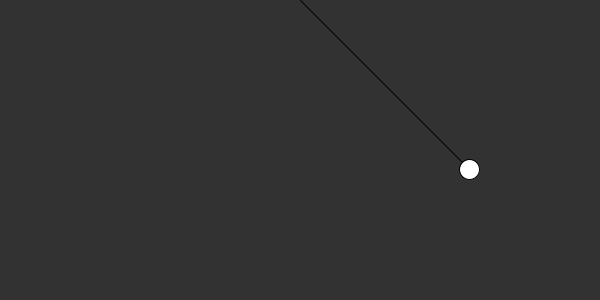
Frame 1 (no input)
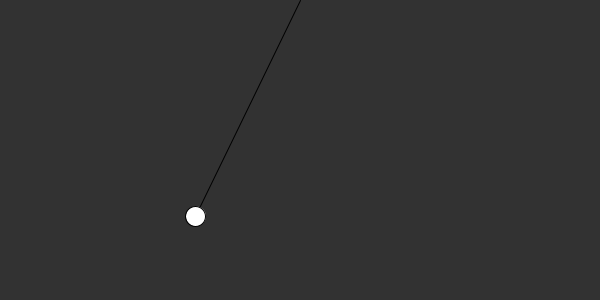
Frame 60 (the mouse pressed at the canvas centre just before this capture)
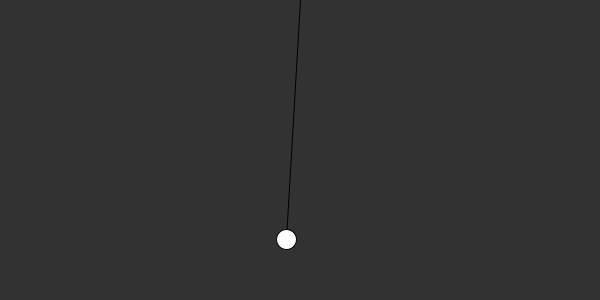
Frame 120 (the mouse held since frame 60 and released just before this capture)

The Processing sketch that drew these frames (run headless with seeded random() and noise(); from frame 60 on, the mouse is pressed at the canvas centre):

// Processing sketch: pendulum
// ── pendulum.pde
PVector origin;
PVector arm;
float len = 240;
float a = PI/4;
float aVel = 0;
float aAcc = 0;


void setup() {
  size(600, 300);
  origin = new PVector(width/2, 0);
  arm = new PVector(width/2, len);
  //frameRate(10);
}

void draw() {
  background(50);
  arm.x = origin.x + len*sin(a);
  arm.y = origin.y + len*cos(a);
  
  line (origin.x, origin.y, arm.x, arm.y);
  ellipse(arm.x, arm.y, 20, 20);
  
  aAcc = (-0.4/len)*sin(a);
  
  a += aVel;
  aVel += aAcc;
  aVel *= 0.995;
}
